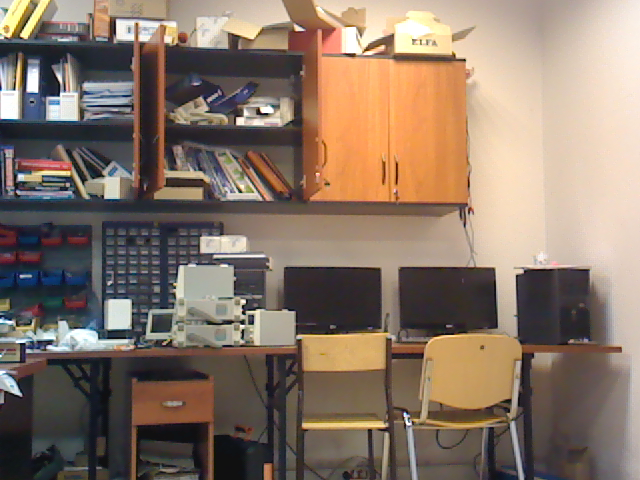
#> input picture detekcja_deskrypcja_dopasowanie/images/forward-1.bmp, 640 x 480 px; its folder holds only this picture in this run
$ python detectors_compare.py
#> lines starting #> are read from the running program, lines starting #| are printed output that depends on the picture
from os import listdir
from os.path import isfile, join
import time
import cv2 as cv
import numpy as np


images_dir = "./images/"
images = [join(images_dir, f)
          for f in listdir(images_dir) if isfile(join(images_dir, f))]
images = sorted(images)
# Porównać czas wykonywania i dokładność
for img_path in images:
    img = cv.imread(img_path)
#> img is the input picture: shape (480, 640, 3); mean B, G, R 103.5, 117.9, 136.1
    img_fast = img.copy()
    img_sift = img.copy()
    img_orb = img.copy()
    gray = cv.cvtColor(img, cv.COLOR_BGR2GRAY)
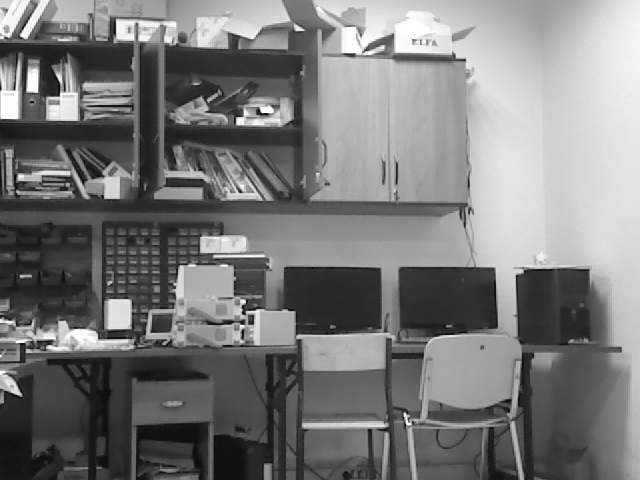
#> gray: shape (480, 640); min 15, max 255, mean 121.7

    # FAST
    start = time.thread_time_ns()

    fast_detector = cv.FastFeatureDetector_create()
    fast_kp = fast_detector.detect(gray, None)
#> fast_kp = 3631 keypoints; strongest (x, y, size): (58, 95, 7), (14, 89, 7), (464, 59, 7), (237, 118, 7)

    end = time.thread_time_ns()
    fast_calc = "FAST kp time:= {:1.4f}ms".format((end-start)*10**(-6))

    brief = cv.xfeatures2d.BriefDescriptorExtractor.create()
    kp_fast, des_dast = brief.compute(gray, fast_kp)
#> kp_fast = 2968 keypoints; strongest (x, y, size): (58, 95, 7), (464, 59, 7), (237, 118, 7), (242, 312, 7)
    # SIFT
    start = time.thread_time_ns()

    sift_detector = cv.SIFT_create()
    sift_kp = sift_detector.detect(gray, None)
#> sift_kp = 1587 keypoints; strongest (x, y, size): (33, 84, 9.5), (240, 121, 5.6), (240, 191, 2.6), (243, 302, 3.3)

    end = time.thread_time_ns()
    sift_calc = "SIFT kp time:= {:1.4f}ms".format((end-start)*10**(-6))

    kp_sift, des_sift = sift_detector.compute(gray, sift_kp)
#> kp_sift has the same summary as sift_kp

    # ORB
    start = time.thread_time_ns()

    orb_descriptor = cv.ORB_create()
    orb_kp = orb_descriptor.detect(gray, None)
#> orb_kp = 500 keypoints; strongest (x, y, size): (261, 111, 31), (263, 112, 37.2), (58, 95, 31), (237, 118, 31)

    end = time.thread_time_ns()
    orb_calc = "ORB kp time:= {:1.4f}ms".format((end-start)*10**(-6))

    kp_orb, des_orb = orb_descriptor.compute(gray, orb_kp)
#> kp_orb has the same summary as orb_kp

    print()
    print(img_path)
    print(fast_calc, ', ', sift_calc, ', ', orb_calc, ' ')
    print("Fast size:={}, ".format(len(fast_kp)), "SIFT size:={}, ".format(
        len(sift_kp)), "ORB size:={}".format(len(orb_kp)), )
#| Fast size:=3631,  SIFT size:=1587,  ORB size:=500
    cv.drawKeypoints(gray, fast_kp, img_fast)
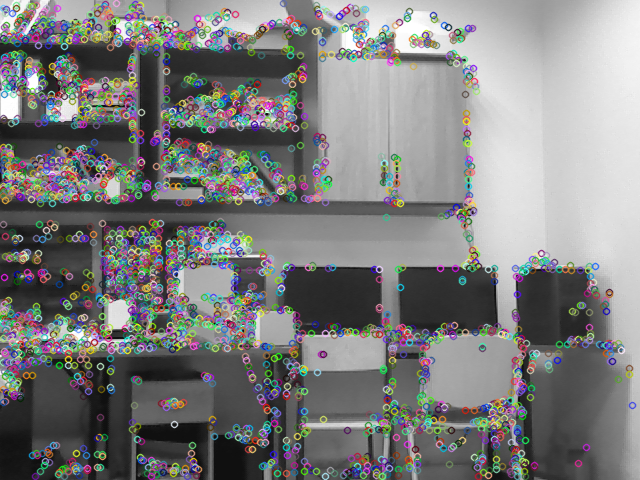
#> img_fast: shape (480, 640, 3); mean B, G, R 125, 125.1, 125
    cv.drawKeypoints(gray, sift_kp, img_sift)
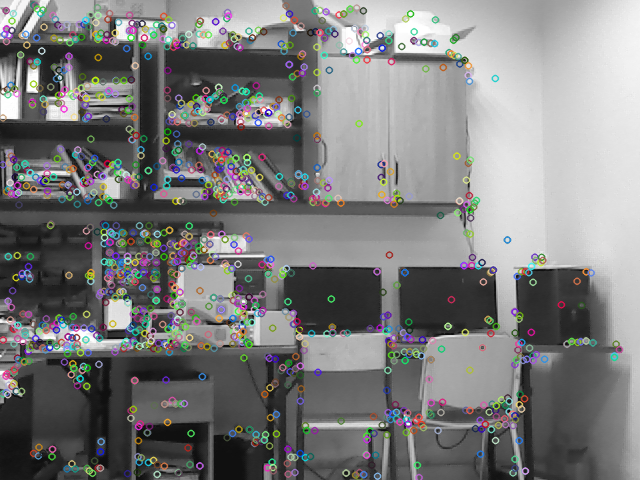
#> img_sift: shape (480, 640, 3); mean B, G, R 123.3, 123.4, 123.2
    cv.drawKeypoints(gray, orb_kp, img_orb)
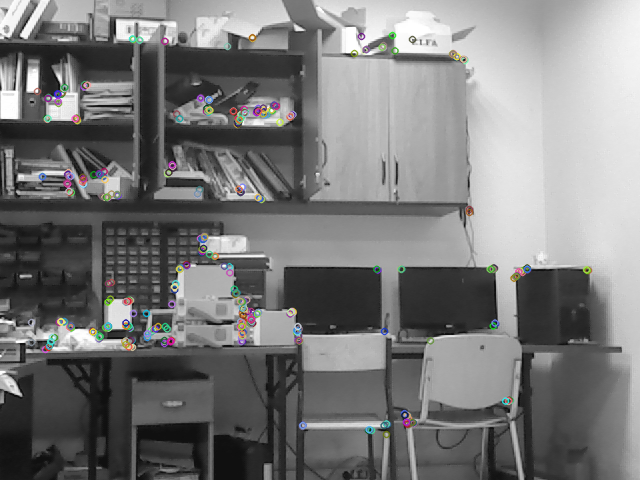
#> img_orb: shape (480, 640, 3); mean B, G, R 121.6, 121.7, 121.7
    img_output = np.concatenate((img, img_fast, img_sift, img_orb), axis=1)
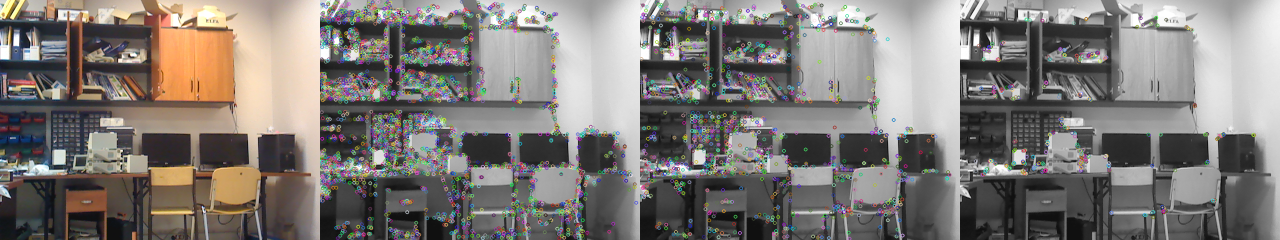
#> img_output: shape (480, 2560, 3) (shown at 1/2 size); mean B, G, R 118.3, 122, 126.5
    cv.imshow("Img: {}".format(img_path), img_output)
    cv.waitKey(500)
    cv.destroyAllWindows()

$ run again, on detekcja_deskrypcja_dopasowanie/images/forward-5.bmp
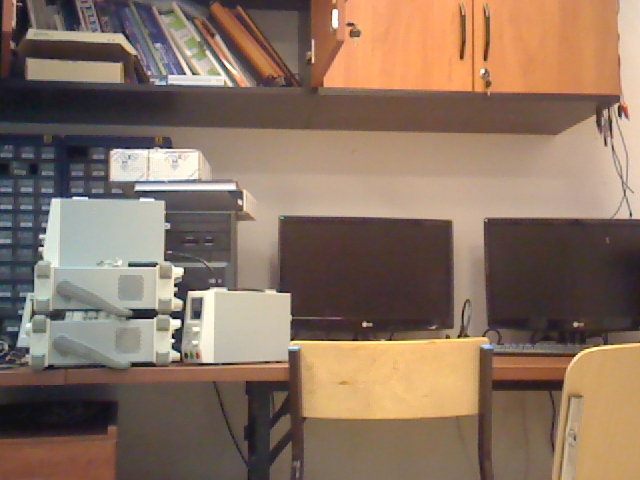
#> input picture detekcja_deskrypcja_dopasowanie/images/forward-5.bmp, 640 x 480 px
#> img is the input picture: shape (480, 640, 3); mean B, G, R 96.4, 114.4, 137.3
#> `gray = cv.cvtColor(img, cv.COLOR_BGR2GRAY)`:
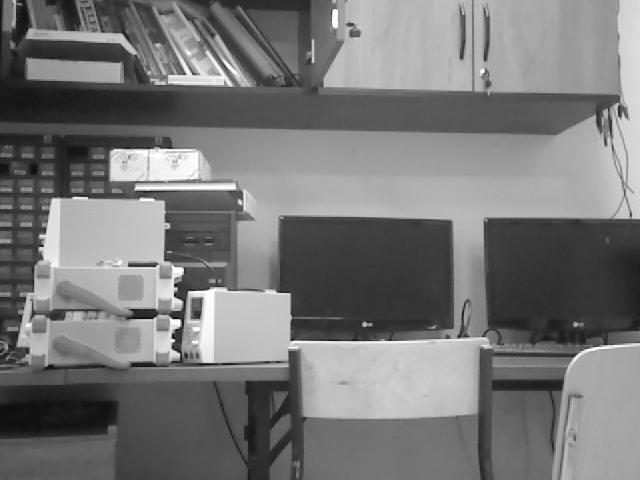
#> gray: shape (480, 640); min 15, max 255, mean 119.2
#> fast_kp = 2114 keypoints; strongest (x, y, size): (173, 340, 7), (174, 295, 7), (174, 285, 7), (42, 245, 7)
#> kp_fast = 1683 keypoints; strongest (x, y, size): (173, 340, 7), (174, 295, 7), (174, 285, 7), (42, 245, 7)
#> sift_kp = 930 keypoints; strongest (x, y, size): (175, 323, 6.3), (175, 285, 2.2), (178, 271, 7.6), (197, 314, 6.9)
#> kp_sift has the same summary as sift_kp
#> orb_kp = 500 keypoints; strongest (x, y, size): (179, 320, 37.2), (178, 321, 53.6), (178, 319, 31), (172, 336, 31)
#> kp_orb has the same summary as orb_kp
#| Fast size:=2114,  SIFT size:=930,  ORB size:=500
#> `img_output = np.concatenate((img, img_fast, img_sift, img_orb), axis=1)`:
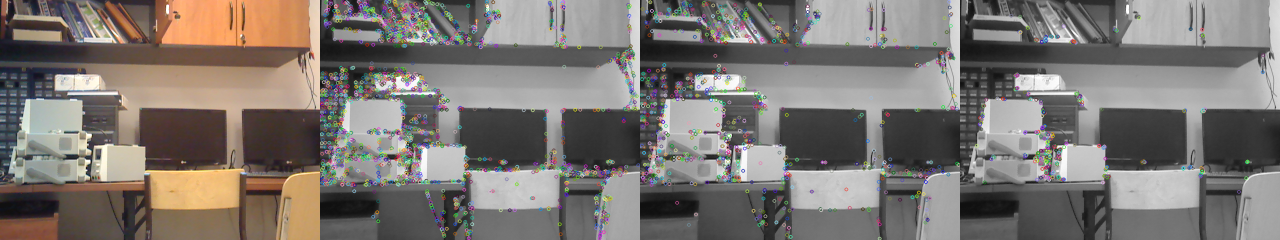
#> img_output: shape (480, 2560, 3) (shown at 1/2 size); mean B, G, R 113.8, 118.3, 124

$ run again, on detekcja_deskrypcja_dopasowanie/images/forward-6.bmp
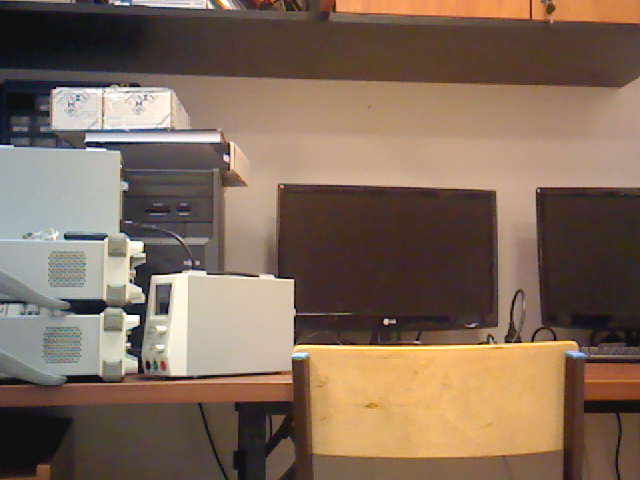
#> input picture detekcja_deskrypcja_dopasowanie/images/forward-6.bmp, 640 x 480 px
#> img is the input picture: shape (480, 640, 3); mean B, G, R 89.4, 106.5, 128
#> `gray = cv.cvtColor(img, cv.COLOR_BGR2GRAY)`:
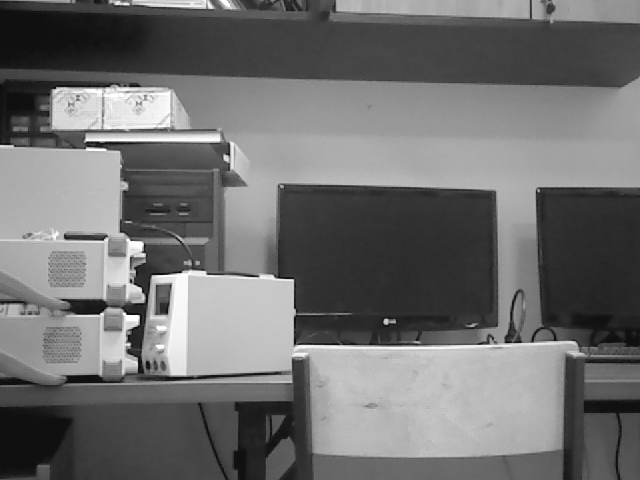
#> gray: shape (480, 640); min 15, max 255, mean 111
#> fast_kp = 1769 keypoints; strongest (x, y, size): (127, 314, 7), (138, 316, 7), (131, 240, 7), (292, 280, 7)
#> kp_fast = 1481 keypoints; strongest (x, y, size): (127, 314, 7), (138, 316, 7), (131, 240, 7), (292, 280, 7)
#> sift_kp = 651 keypoints; strongest (x, y, size): (386, 321, 3.7), (133, 320, 8.4), (131, 281, 2.1), (164, 308, 9.3)
#> kp_sift has the same summary as sift_kp
#> orb_kp = 500 keypoints; strongest (x, y, size): (138, 316, 31), (134, 319, 77.1), (137, 315, 44.6), (137, 316, 53.6)
#> kp_orb has the same summary as orb_kp
#| Fast size:=1769,  SIFT size:=651,  ORB size:=500
#> `img_output = np.concatenate((img, img_fast, img_sift, img_orb), axis=1)`:
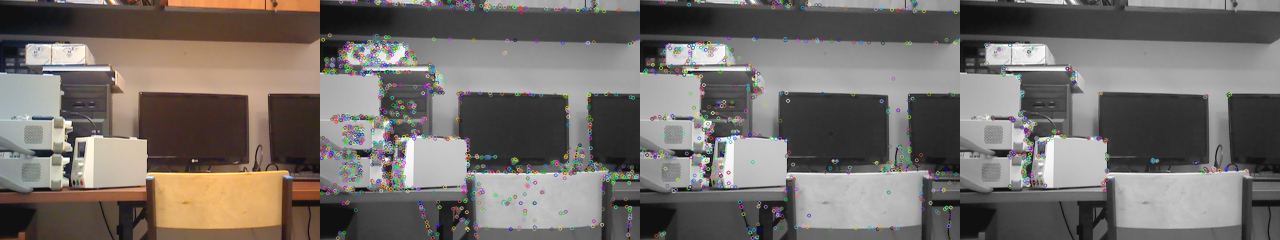
#> img_output: shape (480, 2560, 3) (shown at 1/2 size); mean B, G, R 105.9, 110.1, 115.5
